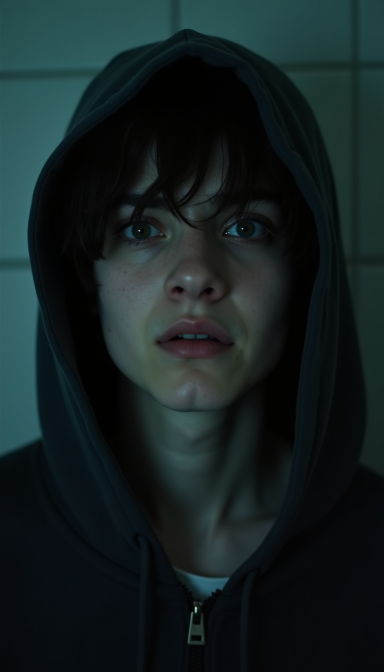
#> input picture assets/characters/ar_filter_viewer/bible/bible_00.png, 768 x 1344 px (shown at 1/2 size)
$ python still_qc.py ../assets/characters/ar_filter_viewer/bible/bible_00.png
#> lines starting #> are read from the running program, lines starting #| are printed output that depends on the picture
#!/usr/bin/env python3
"""Detect near-solid / gray / blank stills (Flux VAE failure signature).

Also: cheap concept gates (warm lantern hotspot) so a bad hero never reaches Wan.
"""
from __future__ import annotations

from pathlib import Path


def is_unusable_still(path: Path | str, *, max_std: float = 6.0, max_unique_approx: int = 64) -> bool:
    """Return True if image looks like solid gray/black/noise-collapse.

    Uses a downscaled luminance std-dev; Flux gray failures are nearly constant.
    """
#> called with max_std = 6, max_unique_approx = 64
    from PIL import Image
    import numpy as np

    p = Path(path)
    if not p.is_file():
        return True
    with Image.open(p) as im:
#> im is the input picture: PIL image 768x1344 RGB; mean R, G, B 20.9, 33.2, 34.1
        rgb = im.convert("RGB")
        # Small proxy for speed
        small = rgb.resize((64, 64))
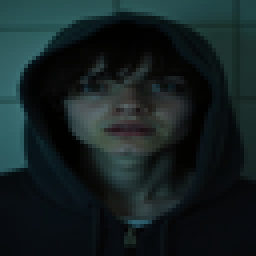
#> small: PIL image 64x64 RGB (shown 4 times larger); mean R, G, B 20.9, 33.2, 34.1
        arr = np.asarray(small, dtype=np.float32)
    std = float(arr.std())
#> std = 27.48
    if std <= max_std:
        return True
    # Very few unique colors after coarse quantize
    q = (arr.astype(np.uint8) // 16) * 16
    uniq = len({tuple(px) for px in q.reshape(-1, 3)})
#> uniq = 54
    return uniq <= max_unique_approx


def has_warm_hotspot(
    path: Path | str,
    *,
    min_peak: float = 150.0,
    min_delta: float = 22.0,
) -> bool:
    """True if upper-right holds a bright warm lamp-like peak vs the rest of the frame.

    Proxy for The Porch Light spine: yellow lantern in the upper-right, always on.
    Not a face detector — only cheap enough to reject a hero with no key light.
    """
    from PIL import Image
    import numpy as np

    p = Path(path)
    if not p.is_file():
        return False
    with Image.open(p) as im:
        arr = np.asarray(im.convert("RGB").resize((96, 96)), dtype=np.float32)
    warm = arr[:, :, 0] * 0.55 + arr[:, :, 1] * 0.35 + arr[:, :, 2] * 0.10
    ur = warm[:48, 48:]
    rest = np.concatenate([warm[:48, :48].ravel(), warm[48:, :].ravel()])
    peak = float(ur.max())
    rest_med = float(np.median(rest))
    return peak >= min_peak and (peak - rest_med) >= min_delta


def hero_passes_concept_qc(path: Path | str) -> bool:
    """Hero is usable for Wan: not collapsed, and the lantern motif is present."""
    return (not is_unusable_still(path)) and has_warm_hotspot(path)


if __name__ == "__main__":
    import sys

    target = Path(sys.argv[1]) if len(sys.argv) > 1 else Path("still.png")
    bad = is_unusable_still(target)
#> bad = True
    print("UNUSABLE" if bad else "OK", target)
#| UNUSABLE ../assets/characters/ar_filter_viewer/bible/bible_00.png
#> (the run stopped early here; a loop or call above may not have finished)

$ run again, on assets/characters/ar_filter_viewer/bible/bible_02.png
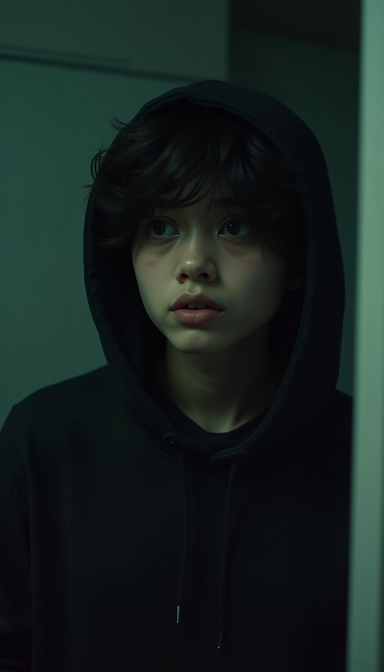
#> input picture assets/characters/ar_filter_viewer/bible/bible_02.png, 768 x 1344 px (shown at 1/2 size)
#> in is_unusable_still, im is the input picture: PIL image 768x1344 RGB; mean R, G, B 22.9, 34.9, 31.8
#> in is_unusable_still, `small = rgb.resize((64, 64))`:
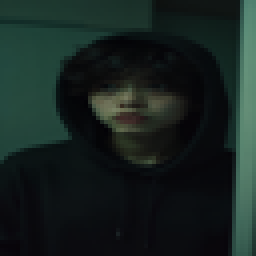
#> small: PIL image 64x64 RGB (shown 4 times larger); mean R, G, B 22.9, 34.9, 31.8
#> std = 27.69
#> uniq = 56
#> bad = True
#| UNUSABLE ../assets/characters/ar_filter_viewer/bible/bible_02.png

$ run again, on assets/characters/ar_filter_viewer/bible/bible_03.png
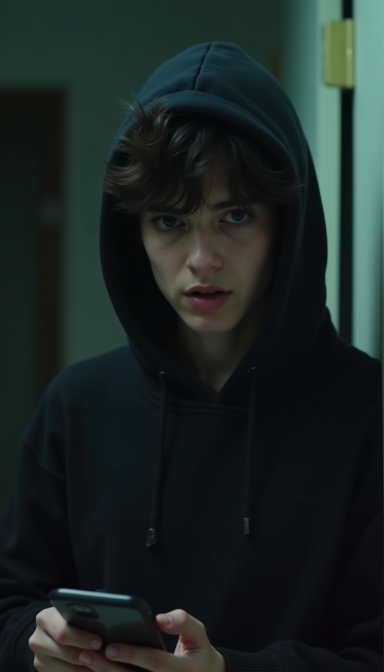
#> input picture assets/characters/ar_filter_viewer/bible/bible_03.png, 768 x 1344 px (shown at 1/2 size)
#> in is_unusable_still, im is the input picture: PIL image 768x1344 RGB; mean R, G, B 27.9, 37.5, 35.8
#> in is_unusable_still, `small = rgb.resize((64, 64))`:
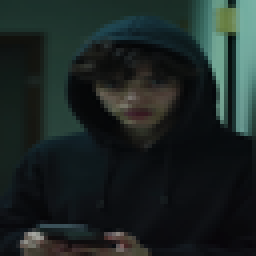
#> small: PIL image 64x64 RGB (shown 4 times larger); mean R, G, B 27.9, 37.5, 35.8
#> std = 32.49
#> uniq = 104
#> bad = False
#| OK ../assets/characters/ar_filter_viewer/bible/bible_03.png

$ run again, on assets/characters/ar_filter_viewer/bible/bible_04.png
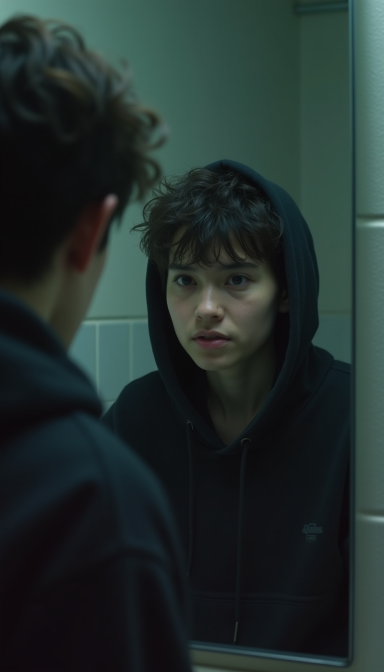
#> input picture assets/characters/ar_filter_viewer/bible/bible_04.png, 768 x 1344 px (shown at 1/2 size)
#> in is_unusable_still, im is the input picture: PIL image 768x1344 RGB; mean R, G, B 34.4, 47.1, 45
#> in is_unusable_still, `small = rgb.resize((64, 64))`:
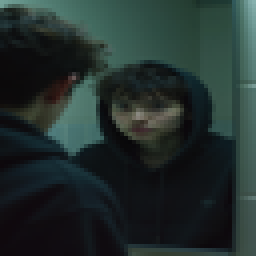
#> small: PIL image 64x64 RGB (shown 4 times larger); mean R, G, B 34.4, 47.1, 45
#> std = 30.47
#> uniq = 76
#> bad = False
#| OK ../assets/characters/ar_filter_viewer/bible/bible_04.png
